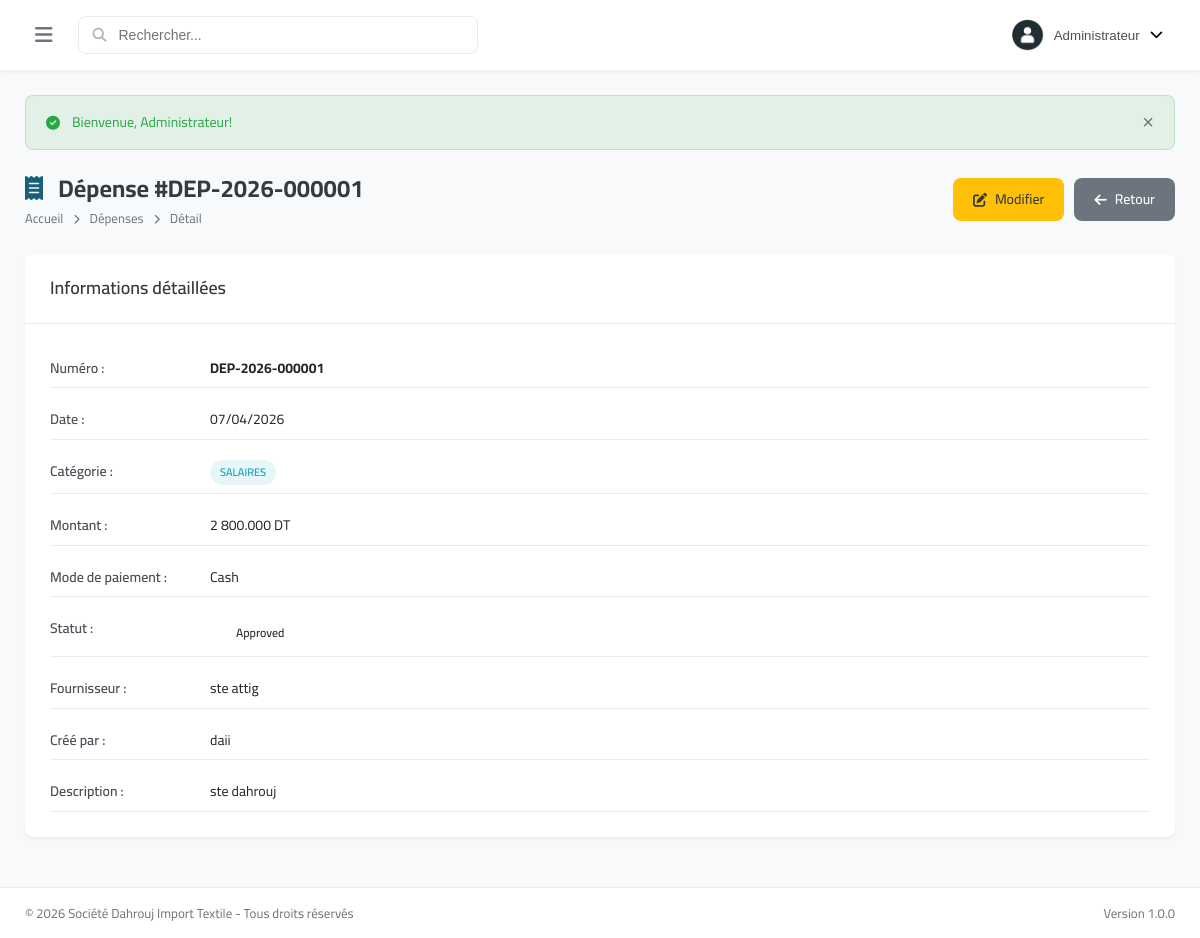
The page /modules/accounting/expense_view.php?id=1 (signed in) on the database its author committed.
### tables this page shows
CREATE TABLE `expenses` (
  `id` int(11) NOT NULL,
  `expense_number` varchar(50) NOT NULL,
  `expense_date` date DEFAULT curdate(),
  `category` varchar(50) DEFAULT NULL,
  `description` text DEFAULT NULL,
  `amount` decimal(15,3) NOT NULL,
  `payment_method` enum('cash','check','transfer') DEFAULT 'cash',
  `partner_id` int(11) DEFAULT NULL,
  `user_id` int(11) DEFAULT NULL,
  `status` enum('pending','approved','paid') DEFAULT 'pending',
  `created_at` datetime DEFAULT current_timestamp()
);

CREATE TABLE `partners` (
  `id` int(11) NOT NULL,
  `code` varchar(50) NOT NULL,
  `company_name` varchar(200) NOT NULL,
  `contact_name` varchar(100) DEFAULT NULL,
  `email` varchar(100) DEFAULT NULL,
  `phone` varchar(20) DEFAULT NULL,
  `phone2` varchar(20) DEFAULT NULL,
  `address` text DEFAULT NULL,
  `city` varchar(50) DEFAULT NULL,
  `country` varchar(50) DEFAULT 'Tunisia',
  `tax_number` varchar(50) DEFAULT NULL,
  `registration_number` varchar(50) DEFAULT NULL,
  `partner_type` enum('supplier','transporter','other') DEFAULT 'supplier',
  `balance` decimal(15,3) DEFAULT 0.000,
  `status` enum('active','inactive') DEFAULT 'active',
  `notes` text DEFAULT NULL,
  `created_at` datetime DEFAULT current_timestamp(),
  `updated_at` datetime DEFAULT current_timestamp() ON UPDATE current_timestamp()
);

CREATE TABLE `users` (
  `id` int(11) NOT NULL,
  `username` varchar(50) NOT NULL,
  `password` varchar(255) NOT NULL,
  `full_name` varchar(100) NOT NULL,
  `email` varchar(100) DEFAULT NULL,
  `phone` varchar(20) DEFAULT NULL,
  `role` enum('admin','manager','employee') DEFAULT 'employee',
  `status` enum('active','inactive') DEFAULT 'active',
  `avatar` varchar(255) DEFAULT NULL,
  `last_login` datetime DEFAULT NULL,
  `created_at` datetime DEFAULT current_timestamp(),
  `updated_at` datetime DEFAULT current_timestamp() ON UPDATE current_timestamp(),
  `profile_photo` varchar(255) DEFAULT NULL
);

### includes/config.php (called while the page is built, shortened)
<?php
function formatMoney($amount) {
    return number_format($amount, 3, '.', ' ') . ' ' . APP_CURRENCY_SYMBOL;
}
function formatDate($date) {
    return date('d/m/Y', strtotime($date));
}
?>

### modules/accounting/expense_view.php (the view, shortened to what this page needs)
<?php
require_once '../../includes/config.php';
$db = getDB();
$id = intval($_GET['id']);
$stmt = $db->prepare("SELECT e.*, p.company_name as partner_name, u.username as user_name
                      FROM expenses e
                      LEFT JOIN partners p ON e.partner_id = p.id
                      LEFT JOIN users u ON e.user_id = u.id
                      WHERE e.id = ?");
$stmt->execute([$id]);
$expense = $stmt->fetch();
require_once '../../includes/header.php';
?>
<div class="page-header">
    <div>
        <h1 class="page-title"><i class="fas fa-receipt"></i> Dépense #<?php echo $expense['expense_number']; ?></h1>
        <nav class="breadcrumb">
            <a href="../../index.php">Accueil</a>
            <i class="fas fa-chevron-right"></i>
            <a href="expenses.php">Dépenses</a>
            <i class="fas fa-chevron-right"></i>
            <span>Détail</span>
        </nav>
    </div>
    <div class="quick-actions">
        <a href="expense_edit.php?id=<?php echo $expense['id']; ?>" class="btn btn-warning"><i class="fas fa-edit"></i> Modifier</a>
        <a href="expenses.php" class="btn btn-secondary"><i class="fas fa-arrow-left"></i> Retour</a>
    </div>
</div>
<div class="card">
    <div class="card-header">
        <h3 class="card-title">Informations détaillées</h3>
    </div>
    <div class="card-body">
        <div class="detail-grid">
            <div class="detail-row">
                <div class="detail-label">Numéro :</div>
                <div class="detail-value"><strong><?php echo $expense['expense_number']; ?></strong></div>
            </div>
            <div class="detail-row">
                <div class="detail-label">Date :</div>
                <div class="detail-value"><?php echo formatDate($expense['expense_date']); ?></div>
            </div>
            <div class="detail-row">
                <div class="detail-label">Catégorie :</div>
                <div class="detail-value"><span class="badge badge-info"><?php echo $expense['category']; ?></span></div>
            </div>
            <div class="detail-row">
                <div class="detail-label">Montant :</div>
                <div class="detail-value"><?php echo formatMoney($expense['amount']); ?></div>
            </div>
            <div class="detail-row">
                <div class="detail-label">Mode de paiement :</div>
                <div class="detail-value"><?php echo ucfirst($expense['payment_method']); ?></div>
            </div>
            <div class="detail-row">
                <div class="detail-label">Statut :</div>
                <div class="detail-value">
                    <span class="status status-<?php echo $expense['status']; ?>"><?php echo ucfirst($expense['status']); ?></span>
                </div>
            </div>
            <div class="detail-row">
                <div class="detail-label">Fournisseur :</div>
                <div class="detail-value"><?php echo $expense['partner_name'] ?: '-'; ?></div>
            </div>
            <div class="detail-row">
                <div class="detail-label">Créé par :</div>
                <div class="detail-value"><?php echo $expense['user_name'] ?: 'Système'; ?></div>
            </div>
            <div class="detail-row">
                <div class="detail-label">Description :</div>
                <div class="detail-value"><?php echo nl2br(htmlspecialchars($expense['description'])); ?></div>
            </div>
        </div>
    </div>
</div>
<?php require_once '../../includes/footer.php'; ?>

### assets/css/style.css (style rules this page uses)
:root { --primary-color: #1a5f7a; --primary-dark: #134b61; --primary-light: #2d8faf; --secondary-color: #c84b31; --secondary-dark: #a33d27; --success-color: #28a745; --warning-color: #ffc107; --danger-color: #dc3545; --info-color: #17a2b8; --light-color: #f8f9fa; --dark-color: #343a40; --gray-100: #f8f9fa; --gray-200: #e9ecef; --gray-300: #dee2e6; --gray-400: #ced4da; --gray-500: #adb5bd; --gray-600: #6c757d; --gray-700: #495057; --gray-800: #343a40; --gray-900: #212529; --sidebar-width: 280px; --sidebar-collapsed: 70px; --header-height: 70px; --footer-height: 50px; --border-radius: 8px; --border-radius-lg: 12px; --border-radius-sm: 4px; --shadow-sm: 0 2px 4px rgba(0,0,0,0.05); --shadow: 0 4px 6px rgba(0,0,0,0.1); --shadow-lg: 0 10px 25px rgba(0,0,0,0.15); --transition: all 0.3s ease; }
* { margin: 0; padding: 0; box-sizing: border-box; }
body { font-family: 'Cairo', -apple-system, BlinkMacSystemFont, 'Segoe UI', Roboto, sans-serif; font-size: 14px; line-height: 1.6; color: var(--gray-800); background-color: var(--gray-100); direction: ltr; }
a { text-decoration: none; color: inherit; transition: var(--transition); }
.page-header { display: flex; justify-content: space-between; align-items: center; margin-bottom: 25px; flex-wrap: wrap; gap: 15px; }
.page-title { font-size: 24px; font-weight: 700; color: var(--gray-800); }
.page-title i { color: var(--primary-color); margin-right: 10px; }
.breadcrumb { display: flex; align-items: center; gap: 10px; font-size: 13px; color: var(--gray-600); }
.breadcrumb i { font-size: 10px; }
.card { background: white; border-radius: var(--border-radius); box-shadow: var(--shadow-sm); margin-bottom: 25px; }
.card-header { padding: 20px 25px; border-bottom: 1px solid var(--gray-200); display: flex; justify-content: space-between; align-items: center; flex-wrap: wrap; gap: 15px; }
.card-title { font-size: 18px; font-weight: 600; color: var(--gray-800); }
.card-body { padding: 25px; }
.btn { display: inline-flex; align-items: center; justify-content: center; gap: 8px; padding: 10px 20px; font-size: 14px; font-weight: 500; border-radius: var(--border-radius); border: none; cursor: pointer; transition: var(--transition); }
.btn-secondary { background: var(--gray-600); color: white; }
.btn-warning { background: var(--warning-color); color: var(--gray-800); }
.badge { display: inline-block; padding: 4px 10px; font-size: 11px; font-weight: 600; border-radius: 20px; text-transform: uppercase; }
.badge-info { background: rgba(23, 162, 184, 0.1); color: var(--info-color); }
.status { display: inline-flex; align-items: center; gap: 6px; padding: 6px 12px; border-radius: 20px; font-size: 12px; font-weight: 500; }
.status::before { content: ''; width: 8px; height: 8px; border-radius: 50%; }
.quick-actions { display: flex; gap: 10px; flex-wrap: wrap; }

### modules/accounting/expense_view.php (style rules this page uses)
.detail-grid { display: flex; flex-direction: column; gap: 12px; }
.detail-row { display: flex; padding: 8px 0; border-bottom: 1px solid #e9ecef; }
.detail-label { width: 160px; font-weight: 600; color: #495057; }
.detail-value { flex: 1; color: #212529; }

### rows shown on the page
expenses: expense_number "DEP-2026-000001", expense_date "07/04/2026", category "SALAIRES", amount "2 800.000 DT", payment_method "Cash", status "Approved", partner.company_name "ste attig", user.username "daii", description "ste dahrouj"

### other values the page prints
$_SESSION['user_name'] "Administrateur"
$flash['message'] "Bienvenue, Administrateur!"
APP_NAME "Société Dahrouj Import Textile"
APP_VERSION "1.0.0"
